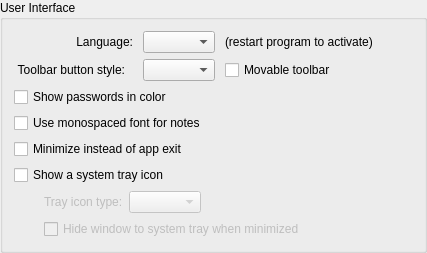
            <widget class="QGroupBox" name="generalGroup">
             <property name="title">
              <string>User Interface</string>
             </property>
             <layout class="QVBoxLayout" name="verticalLayout_7">
              <item>
               <layout class="QGridLayout" name="gridLayout_3">
                <property name="horizontalSpacing">
                 <number>10</number>
                </property>
                <item row="1" column="1">
                 <widget class="QComboBox" name="toolButtonStyleComboBox">
                  <property name="sizePolicy">
                   <sizepolicy hsizetype="Minimum" vsizetype="Fixed">
                    <horstretch>0</horstretch>
                    <verstretch>0</verstretch>
                   </sizepolicy>
                  </property>
                  <property name="focusPolicy">
                   <enum>Qt::StrongFocus</enum>
                  </property>
                  <property name="accessibleName">
                   <string>Toolbar button style</string>
                  </property>
                  <property name="sizeAdjustPolicy">
                   <enum>QComboBox::AdjustToContents</enum>
                  </property>
                 </widget>
                </item>
                <item row="1" column="2">
                 <widget class="QCheckBox" name="toolbarMovableCheckBox">
                  <property name="enabled">
                   <bool>true</bool>
                  </property>
                  <property name="sizePolicy">
                   <sizepolicy hsizetype="Minimum" vsizetype="Fixed">
                    <horstretch>0</horstretch>
                    <verstretch>0</verstretch>
                   </sizepolicy>
                  </property>
                  <property name="text">
                   <string>Movable toolbar</string>
                  </property>
                 </widget>
                </item>
                <item row="0" column="1">
                 <widget class="QComboBox" name="languageComboBox">
                  <property name="sizePolicy">
                   <sizepolicy hsizetype="Minimum" vsizetype="Fixed">
                    <horstretch>0</horstretch>
                    <verstretch>0</verstretch>
                   </sizepolicy>
                  </property>
                  <property name="focusPolicy">
                   <enum>Qt::StrongFocus</enum>
                  </property>
                  <property name="accessibleName">
                   <string>Language selection</string>
                  </property>
                 </widget>
                </item>
                <item row="0" column="0">
                 <widget class="QLabel" name="languageLabel_2">
                  <property name="sizePolicy">
                   <sizepolicy hsizetype="Preferred" vsizetype="Preferred">
                    <horstretch>0</horstretch>
                    <verstretch>0</verstretch>
                   </sizepolicy>
                  </property>
                  <property name="text">
                   <string>Language:</string>
                  </property>
                  <property name="alignment">
                   <set>Qt::AlignRight|Qt::AlignTrailing|Qt::AlignVCenter</set>
                  </property>
                  <property name="buddy">
                   <cstring>languageComboBox</cstring>
                  </property>
                 </widget>
                </item>
                <item row="0" column="2">
                 <widget class="QLabel" name="languageLabel_3">
                  <property name="text">
                   <string>(restart program to activate)</string>
                  </property>
                 </widget>
                </item>
                <item row="0" column="3">
                 <spacer name="horizontalSpacer_5">
                  <property name="orientation">
                   <enum>Qt::Horizontal</enum>
                  </property>
                  <property name="sizeHint" stdset="0">
                   <size>
                    <width>40</width>
                    <height>20</height>
                   </size>
                  </property>
                 </spacer>
                </item>
                <item row="1" column="0">
                 <widget class="QLabel" name="toolButtonStyleLabel">
                  <property name="enabled">
                   <bool>true</bool>
                  </property>
                  <property name="sizePolicy">
                   <sizepolicy hsizetype="Preferred" vsizetype="Fixed">
                    <horstretch>0</horstretch>
                    <verstretch>0</verstretch>
                   </sizepolicy>
                  </property>
                  <property name="styleSheet">
                   <string notr="true">margin-right: 5px</string>
                  </property>
                  <property name="text">
                   <string>Toolbar button style:</string>
                  </property>
                  <property name="alignment">
                   <set>Qt::AlignRight|Qt::AlignTrailing|Qt::AlignVCenter</set>
                  </property>
                  <property name="buddy">
                   <cstring>toolButtonStyleComboBox</cstring>
                  </property>
                 </widget>
                </item>
               </layout>
              </item>
              <item>
               <widget class="QCheckBox" name="colorPasswordsCheckBox">
                <property name="text">
                 <string>Show passwords in color</string>
                </property>
               </widget>
              </item>
              <item>
               <widget class="QCheckBox" name="monospaceNotesCheckBox">
                <property name="text">
                 <string>Use monospaced font for notes</string>
                </property>
               </widget>
              </item>
              <item>
               <widget class="QCheckBox" name="minimizeOnCloseCheckBox">
                <property name="text">
                 <string>Minimize instead of app exit</string>
                </property>
               </widget>
              </item>
              <item>
               <widget class="QCheckBox" name="systrayShowCheckBox">
                <property name="text">
                 <string>Show a system tray icon</string>
                </property>
               </widget>
              </item>
              <item>
               <layout class="QGridLayout" name="gridLayout_2">
                <property name="sizeConstraint">
                 <enum>QLayout::SetMaximumSize</enum>
                </property>
                <property name="spacing">
                 <number>0</number>
                </property>
                <item row="0" column="0">
                 <spacer name="horizontalSpacer_3">
                  <property name="orientation">
                   <enum>Qt::Horizontal</enum>
                  </property>
                  <property name="sizeType">
                   <enum>QSizePolicy::Fixed</enum>
                  </property>
                  <property name="sizeHint" stdset="0">
                   <size>
                    <width>30</width>
                    <height>20</height>
                   </size>
                  </property>
                 </spacer>
                </item>
                <item row="0" column="3">
                 <widget class="QComboBox" name="trayIconAppearance">
                  <property name="enabled">
                   <bool>false</bool>
                  </property>
                  <property name="sizePolicy">
                   <sizepolicy hsizetype="Minimum" vsizetype="Fixed">
                    <horstretch>0</horstretch>
                    <verstretch>0</verstretch>
                   </sizepolicy>
                  </property>
                  <property name="focusPolicy">
                   <enum>Qt::StrongFocus</enum>
                  </property>
                  <property name="accessibleName">
                   <string>Tray icon type</string>
                  </property>
                 </widget>
                </item>
                <item row="0" column="1">
                 <widget class="QLabel" name="trayIconAppearanceLabel">
                  <property name="enabled">
                   <bool>false</bool>
                  </property>
                  <property name="text">
                   <string>Tray icon type:</string>
                  </property>
                  <property name="buddy">
                   <cstring>trayIconAppearance</cstring>
                  </property>
                 </widget>
                </item>
                <item row="0" column="4">
                 <spacer name="horizontalSpacer_4">
                  <property name="orientation">
                   <enum>Qt::Horizontal</enum>
                  </property>
                  <property name="sizeHint" stdset="0">
                   <size>
                    <width>40</width>
                    <height>20</height>
                   </size>
                  </property>
                 </spacer>
                </item>
                <item row="0" column="2">
                 <spacer name="verticalSpacer_6">
                  <property name="orientation">
                   <enum>Qt::Horizontal</enum>
                  </property>
                  <property name="sizeType">
                   <enum>QSizePolicy::Fixed</enum>
                  </property>
                  <property name="sizeHint" stdset="0">
                   <size>
                    <width>6</width>
                    <height>0</height>
                   </size>
                  </property>
                 </spacer>
                </item>
               </layout>
              </item>
              <item>
               <widget class="QWidget" name="systraySettings" native="true">
                <layout class="QVBoxLayout" name="systrayLayout">
                 <property name="leftMargin">
                  <number>0</number>
                 </property>
                 <property name="topMargin">
                  <number>0</number>
                 </property>
                 <property name="rightMargin">
                  <number>0</number>
                 </property>
                 <property name="bottomMargin">
                  <number>0</number>
                 </property>
                 <item>
                  <layout class="QHBoxLayout" name="horizontalLayout_2">
                   <property name="spacing">
                    <number>0</number>
                   </property>
                   <property name="sizeConstraint">
                    <enum>QLayout::SetMaximumSize</enum>
                   </property>
                   <item>
                    <spacer name="horizontalSpacer">
                     <property name="orientation">
                      <enum>Qt::Horizontal</enum>
                     </property>
                     <property name="sizeType">
                      <enum>QSizePolicy::Fixed</enum>
                     </property>
                     <property name="sizeHint" stdset="0">
                      <size>
                       <width>30</width>
                       <height>20</height>
                      </size>
                     </property>
                    </spacer>
                   </item>
                   <item>
                    <widget class="QCheckBox" name="systrayMinimizeToTrayCheckBox">
                     <property name="enabled">
                      <bool>false</bool>
                     </property>
                     <property name="sizePolicy">
                      <sizepolicy hsizetype="Minimum" vsizetype="Fixed">
                       <horstretch>0</horstretch>
                       <verstretch>0</verstretch>
                      </sizepolicy>
                     </property>
                     <property name="text">
                      <string>Hide window to system tray when minimized</string>
                     </property>
                    </widget>
                   </item>
                  </layout>
                 </item>
                </layout>
               </widget>
              </item>
             </layout>
            </widget>
